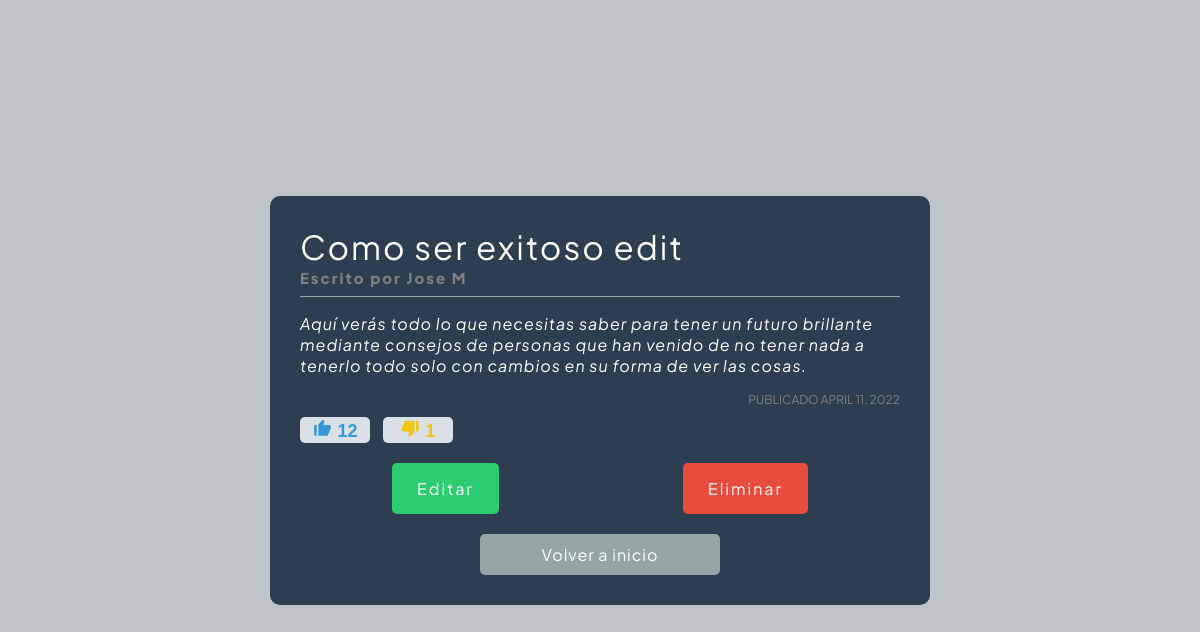
/spa/2/, run on an earlier commit of the app's database.
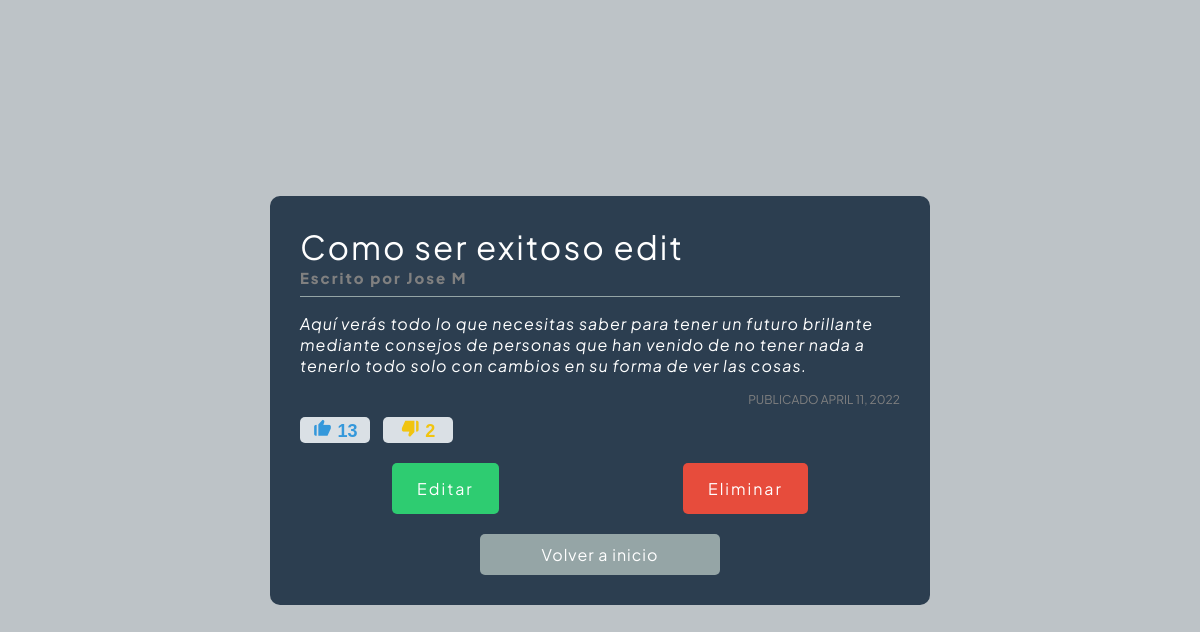
And on a later commit of the database.
### spa/models.py (models this page shows, shortened)
class Content(models.Model):
  title = models.CharField(max_length=100)
  content = models.TextField(max_length=1000)
  author=models.CharField(max_length=30)
  date = models.DateField(auto_now_add=True)
  positive_votes=models.IntegerField(default=0)
  negative_votes=models.IntegerField(default=0)

### spa/views.py (the view)
# urls.py: path("<int:element_id>/", views.detail,name="detail"),
def detail(request, element_id):
  publication = get_object_or_404(Content, pk=element_id)
  if request.method=='POST':
    if 'like' in request.POST:
      publication.positive_votes +=1
    if 'dislike' in request.POST:
      publication.negative_votes +=1
  publication.save()
  return render(request, 'spa/detail.html',{
    "publication": publication,
  })

### spa/templates/spa/detail.html (shortened to what this page needs)
{% load static %}
<!DOCTYPE html>
<html lang="en">
<head>
  <link href='https://unpkg.com/boxicons@2.1.2/css/boxicons.min.css' rel='stylesheet'>
  <link rel="stylesheet" href="{% static 'spa/base.css' %}">
  <link rel="stylesheet" href="{% static 'spa/details.css' %}">
</head>
<body>
  <section>
    <div class="content">
      <div class="content-title">
        <h1 class="title">{{publication.title}}</h1>
      <span class="author">Escrito por {{publication.author}}</span>
      </div>
      <div class="content-text">
        <p>{{publication.content}}</p>
      </div>
      <div class="content-date">
        <span class="date">
          Publicado {{publication.date}}
        </span>
      </div>
     <div class="content-form">
      <form class="content-votes" method="post">
        <button
          class="like"
          type="submit"
          name="like">
          <i class='bx bxs-like'></i> {{publication.positive_votes}}
        </button>
        <button
          class="dislike"
          type="submit"
          name="dislike">
          <i class='bx bxs-dislike' ></i> {{publication.negative_votes}}
        </button>
      </form>
     </div>
      <div class="content-buttons">
        <a class="edit" href="{% url 'spa:edit' publication.id %}">
          Editar
        </a>
        <a class="delete" href="{% url 'spa:deleted' publication.id %}">
          Eliminar
        </a>
      </div>
      <div class="content-exit">
        <a class="back-button" href="{% url 'spa:content' %}">Volver a inicio</a>
      </div>
    </div>
  </section>
</body>
</html>

What changed in the data, as far as the page shows it:
changed Content "Como ser exitoso edit": positive_votes "12" → "13"; negative_votes "1" → "2"
